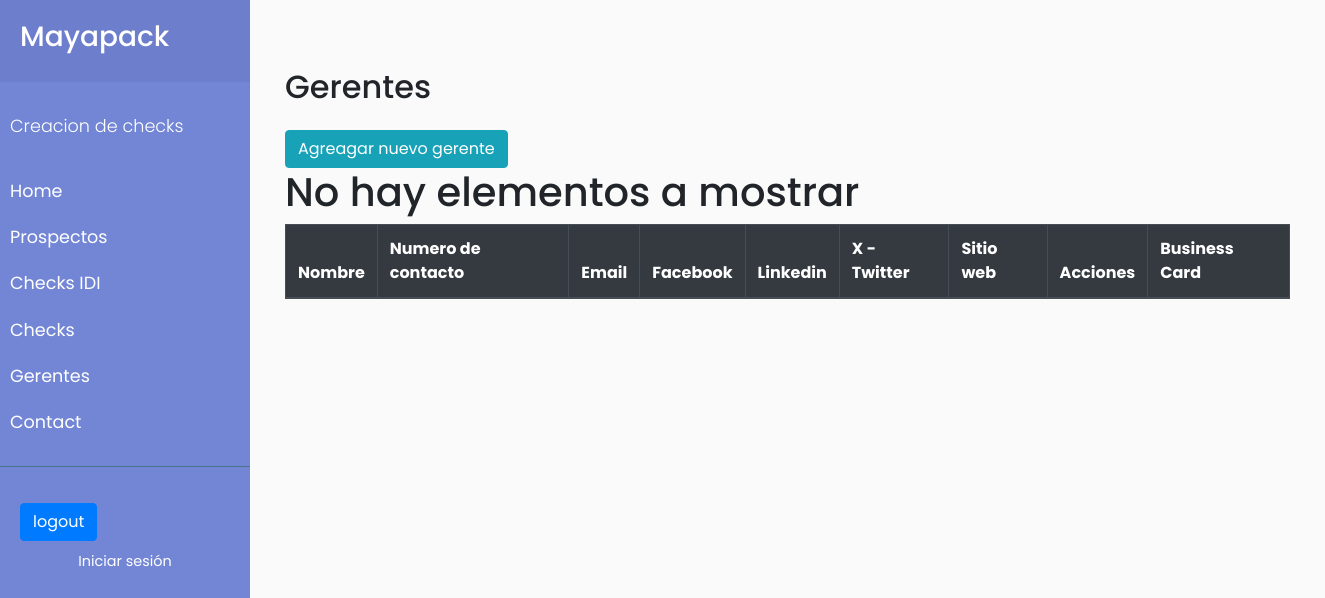
The app's page /vendedores, older data.
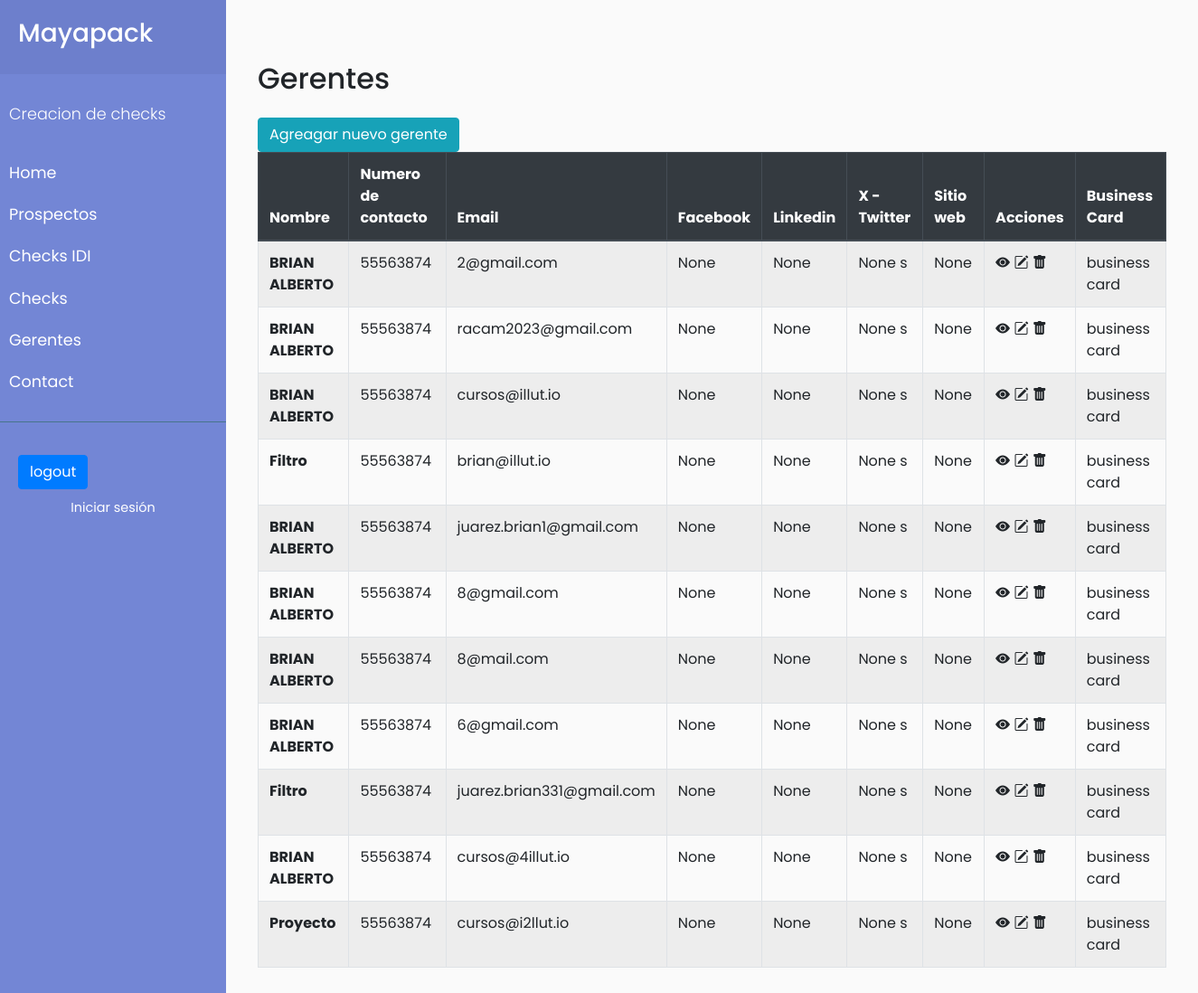
The same page, newer data.
### bc/models.py (models this page shows, shortened)
class Vendedores(models.Model):
    nombre = models.CharField(max_length=100)
    numero_contacto = models.CharField(max_length=20, blank=True )
    email = models.EmailField(unique=True, blank=True)
    facebook = models.URLField(blank=True, null=True)
    x_twitter = models.URLField(blank=True, null=True, verbose_name="X (Twitter)")
    instagram = models.URLField(blank=True, null=True)
    linkedin = models.URLField(blank=True, null=True)
    sitio_web = models.URLField(blank=True, null=True)
    video_corporativo = models.URLField(blank=True, null=True)

### bc/views.py (the view)
# urls.py: path('vendedores',views.listar_vendedores.as_view(), name='vendedores'),
class listar_vendedores(ListView):
    model=Vendedores

### templates/bc/vendedores_list.html (shortened to what this page needs)
{% extends 'base.html' %}
{% block content %}
{% load static %}
<div id="content">
<div class="container mt-5">
    <h2 class="mb-4">Gerentes</h2>
     <button type="button" class="btn btn-info">
                        <a href="{% url 'vendedorC' %}" ><span>Agreagar nuevo gerente</span></a>
                    </button>
    <table class="table table-striped table-bordered">
        <thead class="thead-dark">
            <tr>
                <th scope="col">Nombre </th>
                <th scope="col">Numero de contacto</th>
                <th scope="col">Email</th>
                <th scope="col">Facebook</th>
                <th scope="col">Linkedin</th>
                 <th scope="col"> X - Twitter</th>
                <th scope="col">Sitio web</th>
                <th scope="col">Acciones</th>
                <th scope="col">Business Card</th>
            </tr>
        </thead>
        <tbody>
        {%if object_list %}
           {%for obj in object_list %}
                <tr>
                    <th scope="row">{{obj.nombre}} </th>
                    <td > {{obj.numero_contacto}}</td>
                    <td > {{obj.email}}</td>
                    <td > {{obj.facebook}}</td>
                    <td>{{obj.linkedin}}  </td>
                    <td>{{obj.sitio_web}} s</td>
                    <td>{{obj.video_corporativo}} </td>
                    <td>
                        <a href="{% url 'bc' obj.id  %}">  <i class="bi bi-eye-fill"></i></a>
                        <a href="{% url 'vendedorU' obj.id  %}"> <i class="bi bi-pencil-square"></i></a>
                        <a href="{% url 'vendedorD' obj.id  %}"><i class="bi bi-trash-fill"></i></a>
                    </td>
                    <td><a href="{% url 'bc' obj.id  %}">business card  </a> </td>
                </tr>
            {%endfor%}
        {%else%}
        <h1>No hay elementos a mostrar</h1>
        {%endif%}
        </tbody>
    </table>
</div>
</div>
{% endblock %}

Row changes from the older to the newer data that the page shows:
added Vendedores: nombre "BRIAN ALBERTO", numero_contacto "55563874", email "2@gmail.com", facebook "None", linkedin "None", sitio_web "None", video_corporativo "None"
added Vendedores: nombre "BRIAN ALBERTO", numero_contacto "55563874", email "racam2023@gmail.com", facebook "None", linkedin "None", sitio_web "None", video_corporativo "None"
added Vendedores: nombre "BRIAN ALBERTO", numero_contacto "55563874", email "cursos@illut.io", facebook "None", linkedin "None", sitio_web "None", video_corporativo "None"
added Vendedores: nombre "Filtro", numero_contacto "55563874", email "brian@illut.io", facebook "None", linkedin "None", sitio_web "None", video_corporativo "None"
added Vendedores: nombre "BRIAN ALBERTO", numero_contacto "55563874", email "juarez.brian1@gmail.com", facebook "None", linkedin "None", sitio_web "None", video_corporativo "None"
added Vendedores: nombre "BRIAN ALBERTO", numero_contacto "55563874", email "8@gmail.com", facebook "None", linkedin "None", sitio_web "None", video_corporativo "None"
added Vendedores: nombre "BRIAN ALBERTO", numero_contacto "55563874", email "8@mail.com", facebook "None", linkedin "None", sitio_web "None", video_corporativo "None"
added Vendedores: nombre "BRIAN ALBERTO", numero_contacto "55563874", email "6@gmail.com", facebook "None", linkedin "None", sitio_web "None", video_corporativo "None"
added Vendedores: nombre "Filtro", numero_contacto "55563874", email "juarez.brian331@gmail.com", facebook "None", linkedin "None", sitio_web "None", video_corporativo "None"
added Vendedores: nombre "BRIAN ALBERTO", numero_contacto "55563874", email "cursos@4illut.io", facebook "None", linkedin "None", sitio_web "None", video_corporativo "None"
added Vendedores: nombre "Proyecto", numero_contacto "55563874", email "cursos@i2llut.io", facebook "None", linkedin "None", sitio_web "None", video_corporativo "None"
Text that changed along with them:
text no longer shown: "No hay elementos a mostrar"
